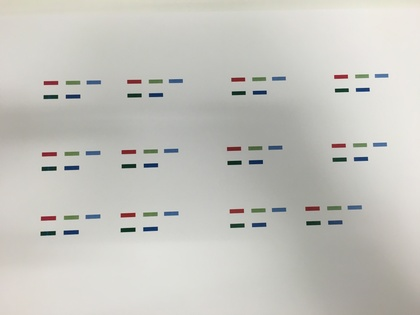
%> input picture IMG_5571.JPG, 420 x 315 px, shrunk from 4032 x 3024 before the run
$ octave --eval "result = getRedPos(imread('IMG_5571.JPG'));"   (GNU Octave 9; MATLAB toolbox functions it lacks are replaced by stand-ins)
%> lines starting %> are read from the running program, lines starting %| are printed output that depends on the picture; in (x1, y1, x2, y2) boxes, pixels count from 0 and x2, y2 are one past the last pixel; in counts of white or black regions, pixels touching at a corner belong together; the program's own positions count from 1
function [red, redArea] = getRedPos(image)
% input: image you want to process
% output: four arrays, one for each marker giving the 2d position and the 3
%d translation to the tip of the instrument

% distance from the camera to the tools in cm
depth = 50;

%% Image processing

% take off the white background and shines(if any)-------------------------

% HSV image to get the saturation channel
hsv_image   = rgb2hsv(image);
%> hsv_image: size 315x420x3 double; mean H, S, V 0.175, 0.0471, 0.777
imageSat    = hsv_image(:,:,2);
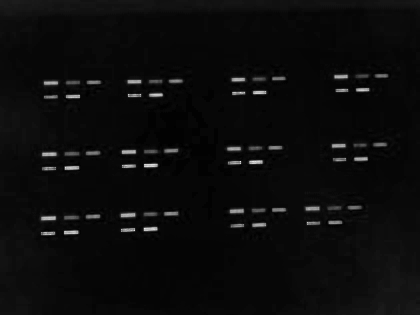
%> imageSat: size 315x420 double; min 0, max 0.902, mean 0.0471
%imageHue = hsv_image(:,:,1);
%imageValue = hsv_image(:,:,3);

% RGB channels
imageRed    = image(:,:,1);
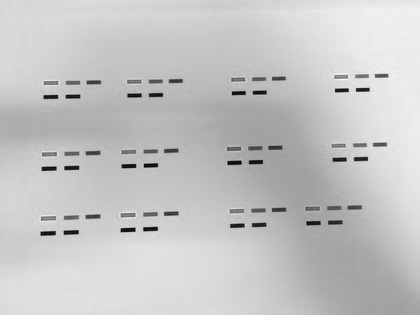
%> imageRed: size 315x420 uint8; min 2, max 247, mean 196.8
imageGreen  = image(:,:,2);
imageBlue   = image(:,:,3);
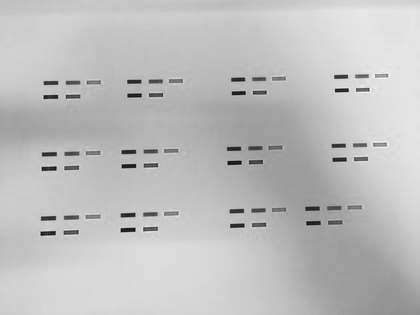
%> imageBlue: size 315x420 uint8; min 11, max 253, mean 190.6

% Take off pixels with high values in the three RGB channels
backgrThres = 110; %depending on the light (image calibration)
for i = 1:length(image(:,1,1))
    for j = 1:length(image(1,:,1))
        if (imageRed(i,j) > backgrThres ...
                && imageGreen(i,j) > backgrThres ...
                && imageBlue(i,j) > backgrThres)
            imageRed(i,j) = 0;
            imageGreen(i,j) = 0;
            imageBlue(i,j) = 0;
        end
    end
end
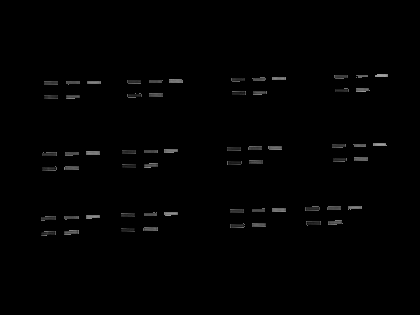
%> imageBlue: size 315x420 uint8; min 0, max 163, mean 1.8

% enhancement of contrast: equalization histogram
%imageRed    = histeq(imageRed);
% imageGreen  = histeq(imageGreen);
% imageBlue   = histeq(imageBlue);

% Generation of the mask --------------------------------------------------

%Thresholds definition
% RGB channels
levelR = graythresh(image(:,:,1));
%> levelR = 0.737
levelG = graythresh(image(:,:,2));
%> levelG = 0.733
levelB = graythresh(image(:,:,3));
%> levelB = 0.71
% Saturation channel
levelS = graythresh(imageSat);
%> levelS = 0.271
%levelH = graythresh(imageHue);
%levelV = graythresh(imageValue);

% Thresholding RGB
origRedMask     = im2bw(imageRed, levelR);
%> origRedMask: size 315x420 logical; every value is 0
origGreenMask   = im2bw(imageGreen, levelG);
origBlueMask    = im2bw(imageBlue, levelB);
% Thresholding HSV
satMask = im2bw(imageSat, levelS);
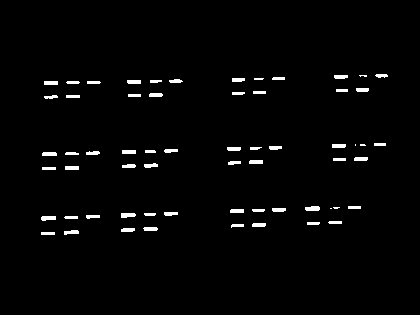
%> satMask: size 315x420 logical; 2% white; 62 white regions (6 under 20 px), largest, box (x1, y1, x2, y2) and area: (305, 206, 320, 211) 66, (121, 213, 136, 218) 64, (41, 216, 56, 221) 63

% Combination of RGB masks
redMask = satMask & origRedMask & ~origGreenMask & ~origBlueMask ;

% Elimitation of small objects --------------------------------------------

% % aprox length of the long side
% imageSizeCM = depth * 1.05;
% markerSize = length(image(:,1))/imageSizeCM;
% % area = long side * short side (1/4 of the long one)
% markerArea = markerSize * markerSize /4;
%
% % Get rid of small objects
% redMask     = bwareafilt(redMask, [markerArea/2 inf]);
redMask = imerode(redMask, strel('line',10,9));

% Reconstruction of the segmented image -----------------------------------
% reconstruct an image with all the markers
all(:,:,1) = uint8(redMask) .* imageRed;
all(:,:,2) = uint8(redMask) .* imageGreen;
all(:,:,3) = uint8(redMask) .* imageBlue;
%> all: size 315x420x3 uint8; every value is 0

%% Labeling and identification

% Red ---------------------------------------------------------------------
% label the image
[LRed,numRed] = bwlabel(redMask);
%> LRed: size 315x420 double; every value is 0
%> numRed = 0

% get the centroids
sRed = regionprops(LRed,'centroid', 'area');
%> sRed = 0 regions
IRed = regionprops(LRed,imageRed, 'MaxIntensity');
%> IRed = empty struct
centroidsRed = cat(1, sRed.Centroid);
%> centroidsRed = []
areas = cat(1, sRed.Area);
%> areas = []
maximums = cat(1, IRed.MaxIntensity);
%> maximums = []

% create a matrix with
%   - as many rows as labels there are
%   - 5 columns (one for the label number, 2 for the centroid pos, 1 for the
%   color, one for the maximum red value
listMarkersRed = zeros(numRed,4);

% initialize the max values of each channel and their index in the list
maxRed = 0;
maxIndRed = -1;

for i = 1:numRed
    % LABEL NAME
    listMarkersRed (i,1) = i;

    % CENTROID POSITION
    listMarkersRed (i,2) = centroidsRed(i, 1);
    listMarkersRed (i,3) = centroidsRed(i, 2);

    %color = impixel (all, centroidsRed(i,1), centroidsRed(i,2));
    %[maxColor,Index] = max(color);
    maxColor = maximums(i);

    %listMarkersRed(i,4) = Index;
    if (maxColor == 0 || areas(i) < 20 || areas(i) > 100)
        listMarkersRed(i,4) = 0;

        % find the higher values
        % for red
    else
        if maxColor > maxRed
            %maxRed2 = maxRed;
            maxRed = maxColor;
            %maxIndRed2 = maxIndRed;
            maxIndRed = i;
        end
    end
end
%> this loop made 0 passes
%> after the loop, maxIndRed = -1; maxRed = 0

%% Ploting and giving output
% [9 lines of commented-out code are left out]

%% Output

% dist in mm
% blue: 105; yellow: 25; green: 130, red: 30 mm;
d1 = 30;
redArea = 0;
x1 = 0; y1 = 0;

% red marker_1
if maxIndRed~= -1
    x1 = listMarkersRed(maxIndRed,2);
    y1 = listMarkersRed(maxIndRed,3);
    redArea = areas(maxIndRed);
end

% give 0 in m1 because there is no red marker in this case
red = [x1 y1 0 0 d1];
end

$ run again, on IMG_5572.JPG
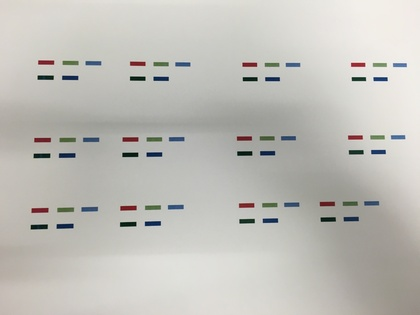
%> input picture IMG_5572.JPG, 420 x 315 px, shrunk from 4032 x 3024 before the run
%> hsv_image: size 315x420x3 double; mean H, S, V 0.165, 0.0535, 0.758
%> after the loop in getRedPos, `for i = 1:length(image(:,1,1))`:
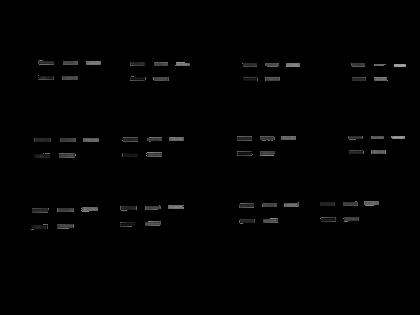
%> imageBlue: size 315x420 uint8; min 0, max 170, mean 2
%> levelR = 0.714
%> levelG = 0.71
%> levelB = 0.698
%> levelS = 0.294
%> origRedMask: size 315x420 logical; every value is 0
%> in getRedPos, `satMask = im2bw(imageSat, levelS);`:
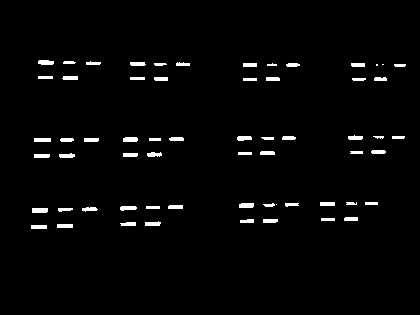
%> satMask: size 315x420 logical; 2.3% white; 62 white regions (3 under 20 px), largest, box (x1, y1, x2, y2) and area: (32, 208, 48, 213) 79, (239, 203, 254, 208) 72, (123, 137, 138, 142) 71
%> all: size 315x420x3 uint8; every value is 0
%> LRed: size 315x420 double; every value is 0
%> numRed = 0
%> sRed = 0 regions
%> IRed = empty struct
%> centroidsRed = []
%> after the loop in getRedPos, `for i = 1:numRed`: maxIndRed = -1; maxRed = 0

$ run again, on IMG_5573.JPG
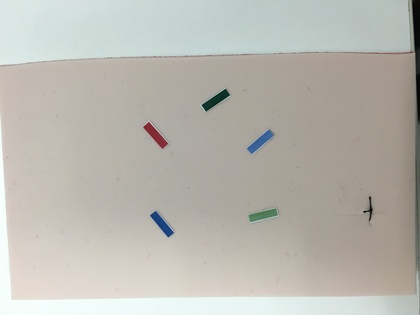
%> input picture IMG_5573.JPG, 420 x 315 px, shrunk from 4032 x 3024 before the run
%> hsv_image: size 315x420x3 double; mean H, S, V 0.189, 0.0847, 0.741
%> after the loop in getRedPos, `for i = 1:length(image(:,1,1))`:
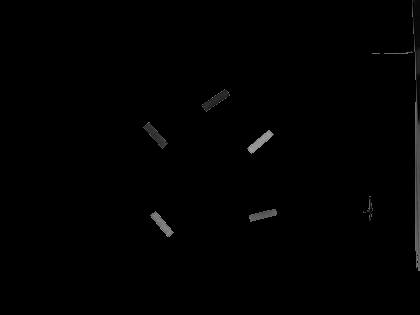
%> imageBlue: size 315x420 uint8; min 0, max 166, mean 1.4
%> levelR = 0.737
%> levelG = 0.729
%> levelB = 0.71
%> levelS = 0.361
%> origRedMask: size 315x420 logical; every value is 0
%> in getRedPos, `satMask = im2bw(imageSat, levelS);`:
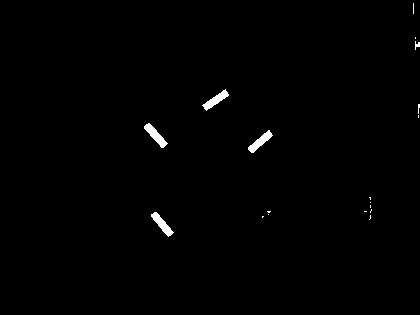
%> satMask: size 315x420 logical; 0.7% white; 18 white regions (13 under 20 px), largest, box (x1, y1, x2, y2) and area: (144, 123, 168, 148) 222, (151, 212, 174, 237) 208, (248, 130, 273, 153) 207, (202, 89, 229, 111) 206, (415, 41, 420, 50) 25
%> all: size 315x420x3 uint8; every value is 0
%> LRed: size 315x420 double; every value is 0
%> numRed = 0
%> sRed = 0 regions
%> IRed = empty struct
%> centroidsRed = []
%> after the loop in getRedPos, `for i = 1:numRed`: maxIndRed = -1; maxRed = 0

$ run again, on IMG_5574.JPG
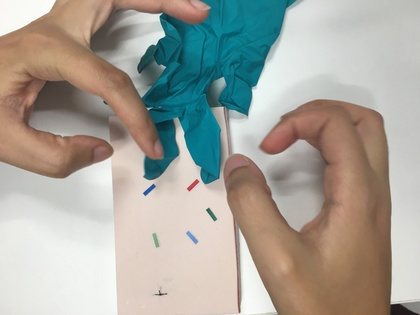
%> input picture IMG_5574.JPG, 420 x 315 px, shrunk from 4032 x 3024 before the run
%> hsv_image: size 315x420x3 double; mean H, S, V 0.195, 0.253, 0.708
%> after the loop in getRedPos, `for i = 1:length(image(:,1,1))`:
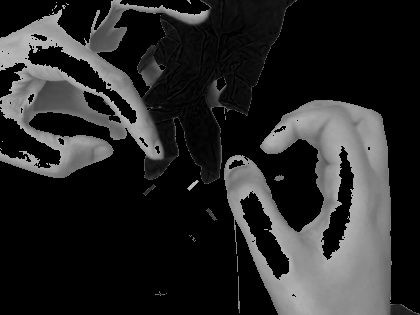
%> imageRed: size 315x420 uint8; min 0, max 192, mean 40.2
%> levelR = 0.439
%> levelG = 0.647
%> levelB = 0.612
%> levelS = 0.286
%> origRedMask: size 315x420 logical; 23.6% white; 55 white regions (47 under 20 px), largest, box (x1, y1, x2, y2) and area: (224, 100, 391, 315) 20918, (0, 9, 162, 178) 9093, (90, 0, 208, 38) 751
%> origGreenMask: size 315x420 logical; every value is 0
%> origBlueMask: size 315x420 logical; 0.02% white in thin lines or dots, all inside (x1, y1, x2, y2) = (145, 7, 258, 242)
%> satMask: size 315x420 logical; 42.1% white; 19 white regions (11 under 20 px), largest, box (x1, y1, x2, y2) and area: (224, 100, 395, 315) 24155, (0, 0, 207, 178) 16219, (138, 0, 296, 184) 15088
%> in getRedPos, `[LRed,numRed] = bwlabel(redMask);`:
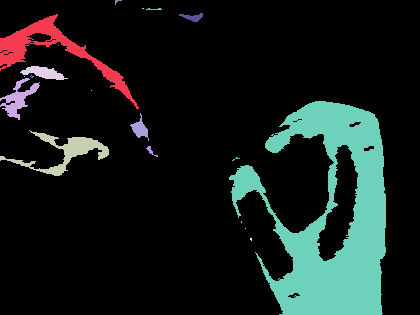
%> LRed: size 315x420 double; 20 distinct labels, from 0 to 19; one colour per label, 0 black
%> numRed = 19
%> sRed = 19 regions; largest, Area and Centroid: 15796 [332.2 218.8], 2256 [54.7 51.3], 1220 [66.6 152.6], 594 [18.8 99.3], 358 [44.3 73.4]
%> IRed = 19 items; first 5, MaxIntensity: 188, 176, 178, 176, 161
%> centroidsRed = 19 rows, first 12: [54.73 51.26; 18.78 99.3; 66.61 152.6; 44.32 73.43; 25 77; 32.5 77.17; 59 46; 92 91; 117.8 2; 140.6 129.5; 143.5 9; 154.8 9.76]
%> areas = 19 values, max 15796 at index 15, min 1 at index 5, mean 1086.9
%> maximums = 19 values, max 188 at index 1, min 125 at index 6, mean 167.4
%> the loop in getRedPos, `for i = 1:numRed` made 19 passes
%> (maxColor, maxRed, maxIndRed) on passes 12 to 13: (160, 160, 12), (175, 175, 13)
%> after the loop in getRedPos, `for i = 1:numRed`: listMarkersRed = 19 rows, first 8: [1 54.73 51.26 0; 2 18.78 99.3 0; 3 66.61 152.6 0; 4 44.32 73.43 0; 5 25 77 0; 6 32.5 77.17 0; 7 59 46 0; 8 92 91 0]
%> x1 = 151.5
%> y1 = 151.6
%> redArea = 39
%> red = [151.5 151.6 0 0 30]
